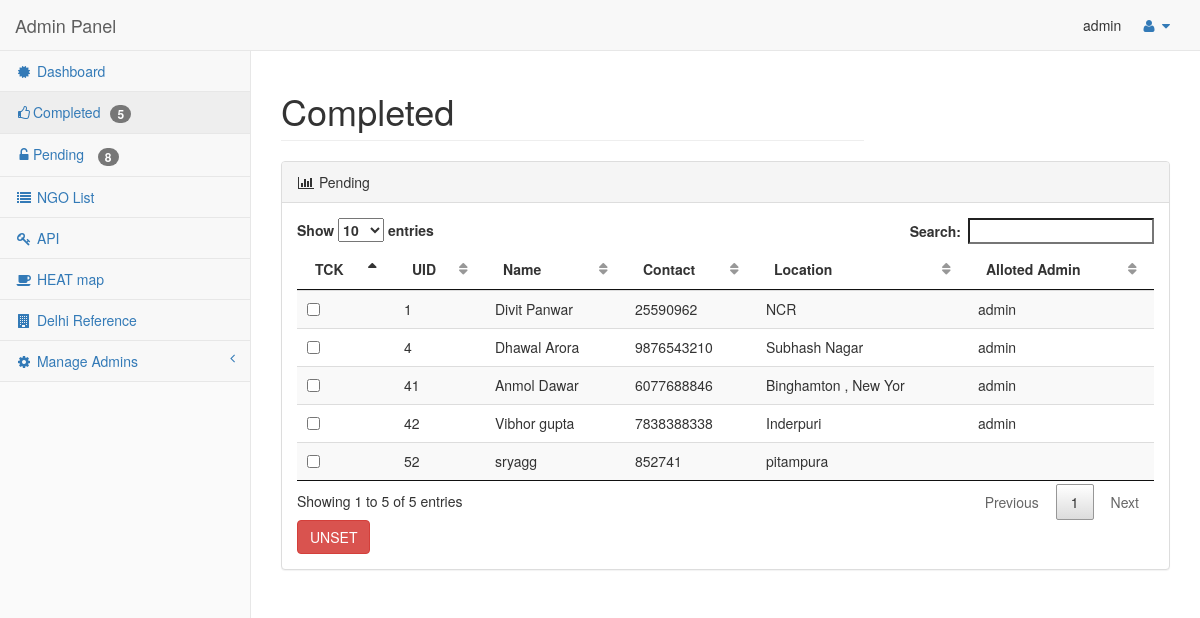
Screenshot of /pages/completed.php (signed in) with the database file from the repository.
### tables this page shows
CREATE TABLE IF NOT EXISTS `data_set` (
  `ID` int(11) NOT NULL AUTO_INCREMENT,
  `NAME` varchar(20) NOT NULL,
  `LOCALITY` varchar(20) NOT NULL,
  `PHONE` varchar(12) NOT NULL,
  `HELP` varchar(50) NOT NULL,
  `PINCODE` int(6) NOT NULL,
  `MESSAGE` text NOT NULL,
  `STATUS` varchar(10) NOT NULL DEFAULT 'Pending',
  `LONGI` varchar(10) NOT NULL,
  `LAT` varchar(10) NOT NULL,
  `Allotted` varchar(20) NOT NULL,
  PRIMARY KEY (`ID`)
);

### pages/completed.php (the view, shortened to what this page needs)
<?php
echo "<!DOCTYPE html>
<html lang=\"en\">
<head>
    <title>Status Change</title>
    <meta name=\"viewport\" content=\"width=device-width, initial-scale=1, maximum-scale=1\">";
require 'template/css.php';
echo "</head>
<body>";
require 'template/dash-part.php';
?>
        <div id="page-wrapper">
            <div class="row">
                <div class="col-lg-8">
                    <h1 class="page-header">Completed</h1>
                </div>
                <div class="col-lg-4 stat_update_action">
                </div>
            </div>
            <div class="row">
                <div class="col-lg-12">
                    <div class="panel panel-default">
                        <div class="panel-heading">
                            <i class="fa fa-bar-chart-o fa-fw"></i> Pending
                        </div>
                        <div class="panel-body">
<?php
require 'db.php';
$sql = "SELECT * FROM data_set Where STATUS = 'Done'";
$retval = mysqli_query( $conn,$sql );
  echo "
    <form action=\"code/completedcode.php\" id=\"myform11\" method=\"POST\" class=\"form\" role=\"form\">
    <table id=\"myTable\" class=\"table table-striped\">
    <thead>
      <tr>
        <th>TCK</th>
        <th>UID</th>
        <th>Name</th>
        <th>Contact</th>
        <th>Location</th>
        <th>Alloted Admin</th>
      </tr>
    </thead>
    <tbody>";
   while($row = mysqli_fetch_assoc($retval)) {
             echo "<tr><td><input type=\"checkbox\" name=\"boxuid[]\" value=\"{$row['ID']}\"></td>".
              "<td>{$row['ID']}</td> ".
              "<td>{$row['NAME']}</td> ".
              "<td>{$row['PHONE']}</td> ".
              "<td>{$row['LOCALITY']}</td>".
              "<td>{$row['Allotted']}</td></tr>";
   }
   echo "  </tbody> </table>
   <input type=\"submit\" value=\"UNSET\" class=\"btn btn-danger\">
   </div>
                        </div>
                    </div>
                </div>
            ";
        echo"
            </div>
                        </div>
                    </div>
";
?>
</body>
</html>

### pages/assets/css/sb-admin-2.css (style rules this page uses)
body { background-color: #f8f8f8; }
#page-wrapper { padding: 0 15px; min-height: 568px; background-color: #fff; }
@media (min-width:768px) { #page-wrapper { position: inherit; margin: 0 0 0 250px; padding: 0 30px; border-left: 1px solid #e7e7e7; } }
table.dataTable thead .sorting, table.dataTable thead .sorting_asc, table.dataTable thead .sorting_desc, table.dataTable thead .sorting_asc_disabled, table.dataTable thead .sorting_desc_disabled { background: 0 0; }
table.dataTable thead .sorting_asc:after { content: "\f0de"; float: right; font-family: fontawesome; }
table.dataTable thead .sorting:after { content: "\f0dc"; float: right; font-family: fontawesome; color: rgba(50,50,50,.5); }

### pages/assets/css/minecss.css (style rules this page uses)
body { background-color: #fafafa; }
.stat_update_action { margin-top: 35px; }

### rows the page displays
data_set: ID "1", NAME "Divit Panwar", PHONE "25590962", LOCALITY "NCR", Allotted "admin"
data_set: ID "4", NAME "Dhawal Arora", PHONE "9876543210", LOCALITY "Subhash Nagar", Allotted "admin"
data_set: ID "41", NAME "Anmol Dawar", PHONE "6077688846", LOCALITY "Binghamton , New Yor", Allotted "admin"
data_set: ID "42", NAME "Vibhor gupta", PHONE "7838388338", LOCALITY "Inderpuri", Allotted "admin"
data_set: ID "52", NAME "sryagg", PHONE "852741", LOCALITY "pitampura"

### other values shown
$_SESSION["username"] "admin"
$d "5"
$p "8"
